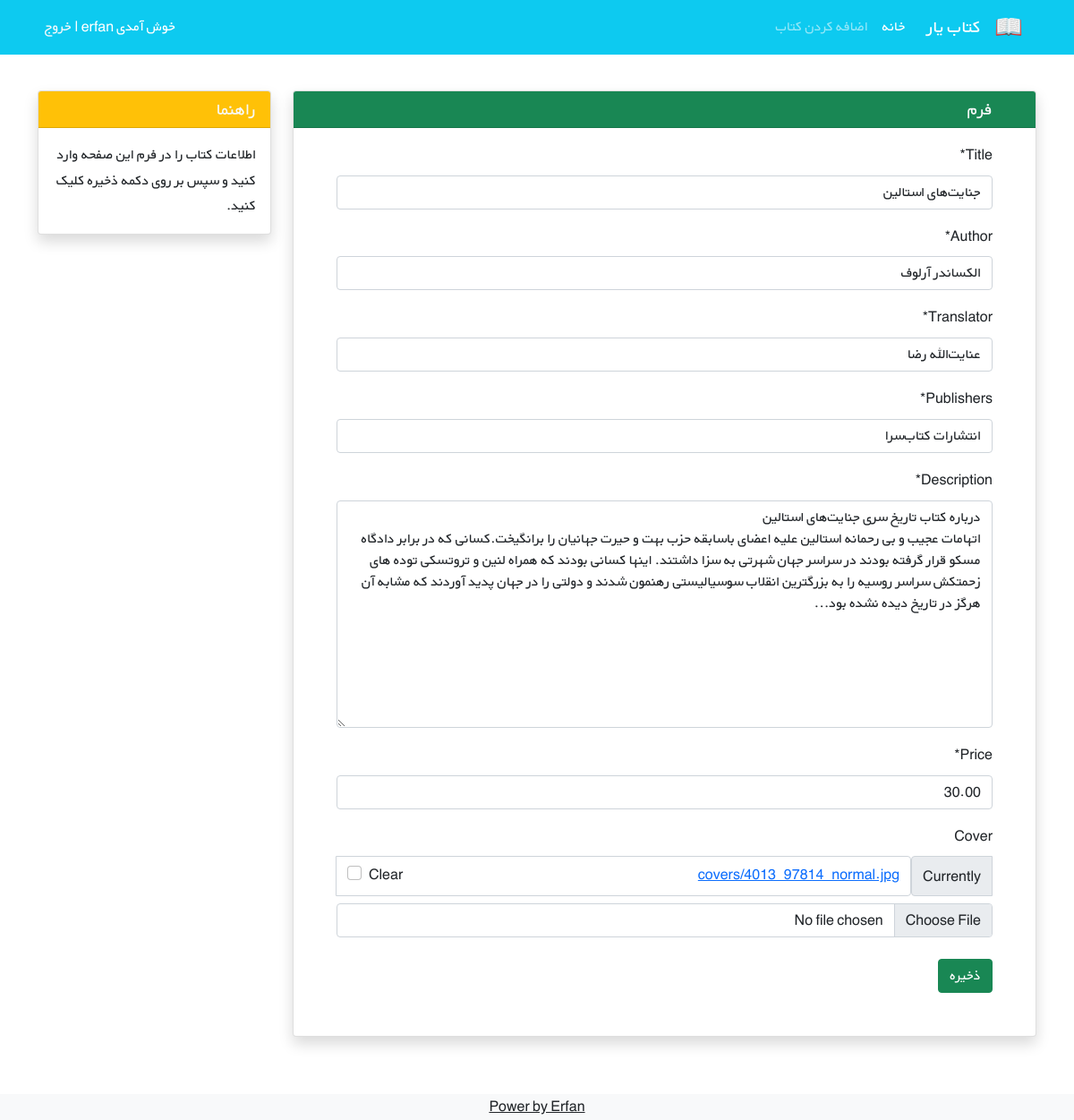
The app's page /books/9/update/ (signed in) with its own data.
### books/models.py (models this page shows, shortened)
class Book(models.Model):
    user = models.ForeignKey(get_user_model() , on_delete=models.CASCADE)
    title = models.CharField(max_length=200)
    author = models.CharField(max_length=111)
    translator = models.CharField(max_length=111)
    publishers = models.CharField(max_length=111)
    author = models.CharField(max_length=111)
    description = models.TextField()
    price = models.DecimalField(max_digits=5 , decimal_places=2)
    cover = models.ImageField(upload_to="covers/" , blank=True)

### books/views.py (the view)
# urls.py: path('<int:pk>/update/' , BookUpdateView.as_view() , name = 'book_update'),
class BookUpdateView(LoginRequiredMixin,UserPassesTestMixin,generic.UpdateView):
    model = Book
    template_name = 'books/book_update.html'
    fields = ['title' , 'author' ,'translator','publishers' , 'description' ,'price' , 'cover' ]
    def test_func(self):
        obj = self.get_object()
        return obj.user == self.request.user

### books/templates/books/book_update.html (shortened to what this page needs)
{% extends '_html.html' %}
{% load crispy_forms_tags %}
{% block content %}
<div class="container mt-4" dir="rtl">
    <div class="row">
        <div class="col-9">
            <div class="card shadow my-3">
                <h5 class="card-header bg-success text-light px-5">فرم</h5>
                <div class="px-5 pt-3 pb-5">
                    <form method="POST" , enctype="multipart/form-data">
                        {{ form|crispy }}
                        <button type="submit" class="btn btn-success mt-2">ذخیره</button>
                    </form>
                </div>
            </div>
        </div>
        <div class="col-3">
                <div class="card my-3 shadow">
                    <h5 class="card-header bg-warning text-light">راهنما</h5>
                    <div class="card-body">
                        <p class="card-text">
                            اطلاعات کتاب را در فرم این صفحه وارد کنید و سپس بر روی دکمه ذخیره کلیک کنید.
                        </p>
                    </div>
                </div>
        </div>
    </div>
</div>
{% endblock content %}

### static/css/style.css (style rules this page uses)
* { font-family: 'BYekan', sans-serif; line-height: 1.8rem; }

### records on screen
Book: title "جنايت‌های استالين", author "الكساندر آرلوف", translator "عنایت‌الله رضا", publishers "انتشارات کتاب‌سرا", description "درباره کتاب تاريخ سری جنايت‌های استالين اتهامات عجیب و بی رحمانه استالین علیه اعضای باسابقه حزب بهت و حیرت جهانیان را برانگیخت.کسانی که در برابر دادگاه مسکو قرار گرفته بودند در سراسر جهان شهرتی به سزا داشتند. اینها کسانی بودند که همراه لنین و تروتسکی توده های زحمتکش سراسر روسیه را به بزرگترین انقلاب سوسیالیستی رهنمون شدند و دولتی را در جهان پدید آوردند که مشابه آن هرگز در تاریخ دیده نشده بود...", price "30.00"
